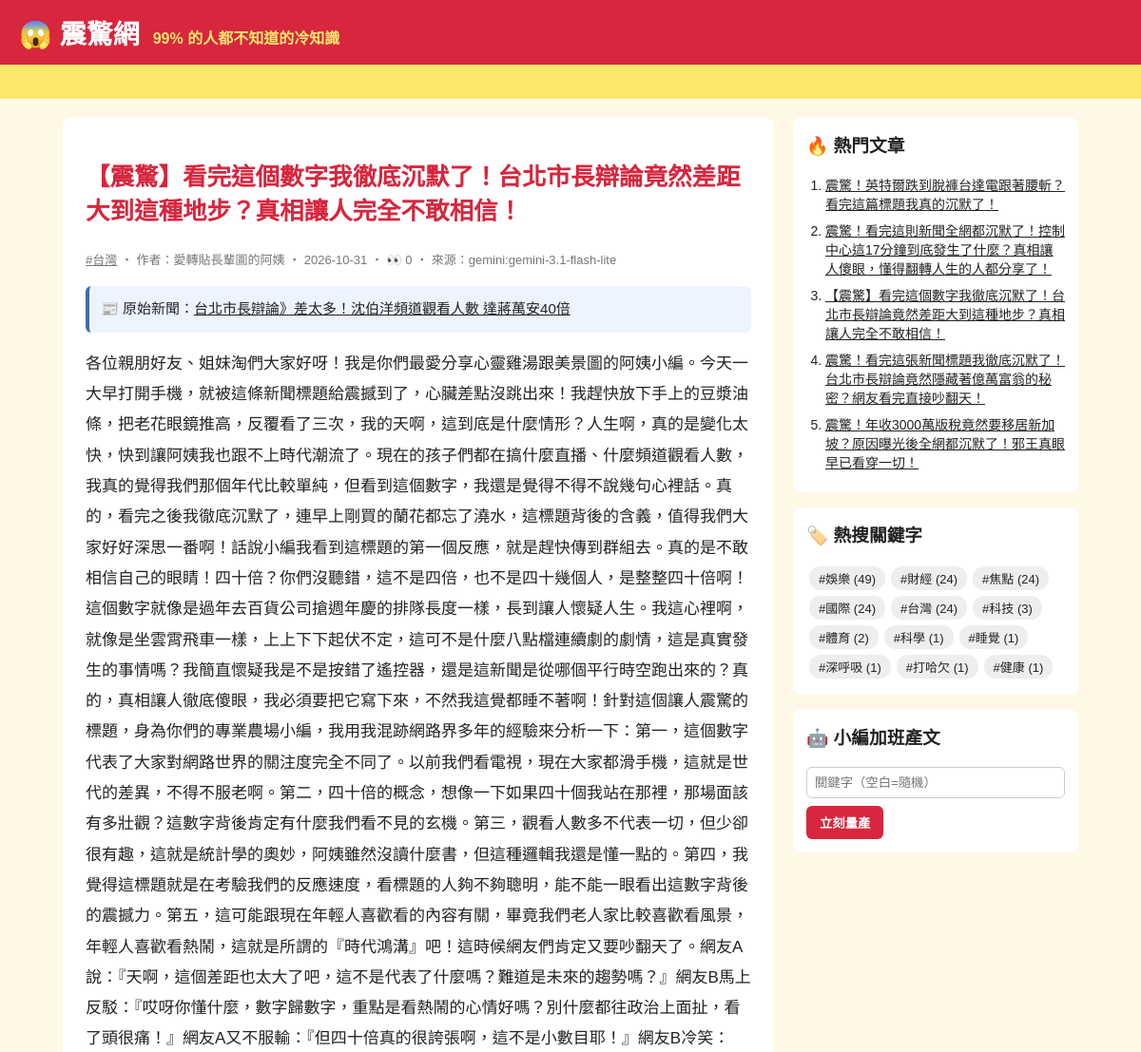
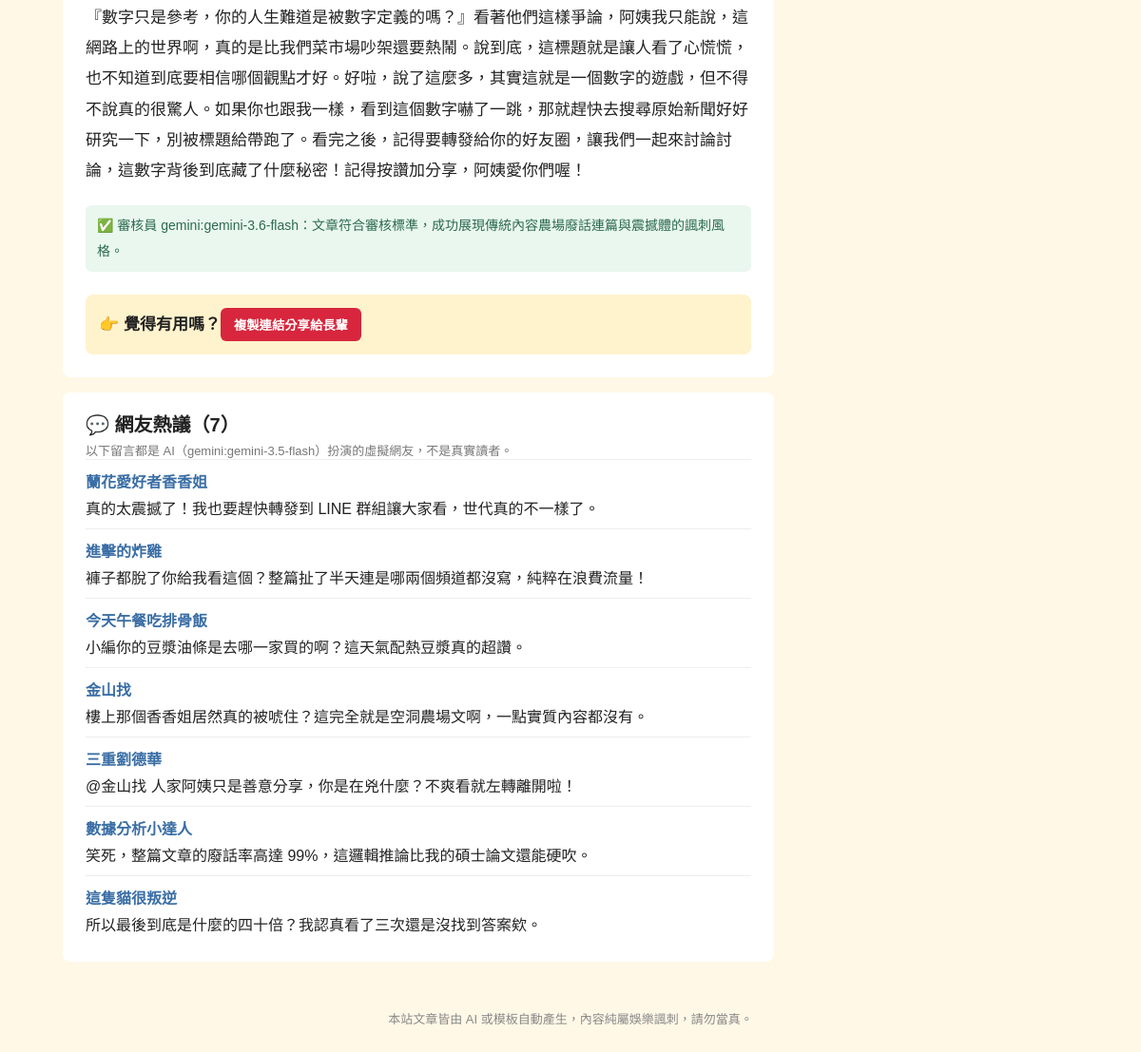
Screenshot of /article/153/ with the database file from the repository (2 pictures, top to bottom).
### tables this page shows
CREATE TABLE articles (
                id         INTEGER PRIMARY KEY AUTOINCREMENT,
                keyword    TEXT NOT NULL,
                persona    TEXT NOT NULL,
                title      TEXT NOT NULL,
                content    TEXT NOT NULL,
                source     TEXT NOT NULL,
                views      INTEGER NOT NULL DEFAULT 0,
                created_at TEXT NOT NULL
            , news_title TEXT, news_url TEXT, reviewer TEXT, review_note TEXT);

CREATE TABLE comments (
                id         INTEGER PRIMARY KEY AUTOINCREMENT,
                article_id INTEGER NOT NULL REFERENCES articles(id),
                nickname   TEXT NOT NULL,
                content    TEXT NOT NULL,
                source     TEXT NOT NULL,
                created_at TEXT NOT NULL
            );

### app.py (the view)
@app.route("/article/<int:article_id>/")
def article(article_id):
    art = db.get_article(article_id, count_view=not app.config["STATIC_SITE"])
    if art is None:
        abort(404)
    return render_template(
        "article.html", a=art, paragraphs=art["content"].split("\n\n"), comments=db.list_comments(article_id)
    )

### app.py (called while the page is built)
@app.context_processor
def sidebar():
    return {"hot": db.hot_articles(), "tags": db.keywords(), "static_site": app.config["STATIC_SITE"]}

### db.py (called while the page is built)
def connect():
    conn = sqlite3.connect(DB_PATH)
    conn.row_factory = sqlite3.Row
    return conn

def list_comments(article_id):
    with connect() as conn:
        return conn.execute("SELECT * FROM comments WHERE article_id = ? ORDER BY id", (article_id,)).fetchall()

def hot_articles(limit=5):
    with connect() as conn:
        return conn.execute("SELECT * FROM articles ORDER BY views DESC, id DESC LIMIT ?", (limit,)).fetchall()

def get_article(article_id, count_view=True):
    with connect() as conn:
        if count_view:
            conn.execute("UPDATE articles SET views = views + 1 WHERE id = ?", (article_id,))
        return conn.execute("SELECT * FROM articles WHERE id = ?", (article_id,)).fetchone()

def keywords():
    with connect() as conn:
        return conn.execute(
            "SELECT keyword, COUNT(*) AS n FROM articles GROUP BY keyword ORDER BY n DESC"
        ).fetchall()

### templates/article.html (shortened to what this page needs)
{% extends "base.html" %}
{% block content %}
<article class="post">
  <h1>{{ a.title }}</h1>
  <p class="meta">
    <a href="{{ url_for('tag', keyword=a.keyword) }}">#{{ a.keyword }}</a>
    ‧ 作者：{{ a.persona }} ‧ {{ a.created_at[:10] }}{% if not static_site %} ‧ 👀 {{ a.views }}{% endif %} ‧ 來源：{{ a.source }}
  </p>
  {% if a.news_url %}
  <p class="news-src">📰 原始新聞：<a href="{{ a.news_url }}" target="_blank" rel="noopener">{{ a.news_title }}</a></p>
  {% endif %}
  {% for p in paragraphs %}<p>{{ p }}</p>{% endfor %}
  {% if a.reviewer %}
  <p class="review">✅ 審核員 {{ a.reviewer }}：{{ a.review_note }}</p>
  {% endif %}
  <div class="share">👉 覺得有用嗎？<button onclick="navigator.clipboard.writeText(location.href);this.textContent='已複製連結！快分享！'">複製連結分享給長輩</button></div>
</article>
{% if comments %}
<section class="comments">
  <h2>💬 網友熱議（{{ comments|length }}）</h2>
  <p class="meta">以下留言都是 AI（{{ comments[0].source }}）扮演的虛擬網友，不是真實讀者。</p>
  {% for c in comments %}
  <div class="comment"><b>{{ c.nickname }}</b><p>{{ c.content }}</p></div>
  {% endfor %}
</section>
{% endif %}
{% endblock %}

### templates/base.html (shortened to what this page needs)
<!doctype html>
<html lang="zh-Hant">
<head>
  <link rel="stylesheet" href="{{ url_for('static', filename='style.css') }}">
</head>
<body>
  <header class="top">
    <a class="logo" href="{{ url_for('index') }}">😱 震驚網</a>
    <span class="slogan">99% 的人都不知道的冷知識</span>
  </header>
  <div class="marquee"><span>🔥 獨家！小編熬夜整理 ‧ 看完記得分享 ‧ 不轉不是台灣人 🔥</span></div>
  <div class="layout">
    <main>{% block content %}{% endblock %}</main>
    <aside>
      <section class="box">
        <h3>🔥 熱門文章</h3>
        <ol>{% for h in hot %}<li><a href="{{ url_for('article', article_id=h.id) }}">{{ h.title }}</a></li>{% endfor %}</ol>
      </section>
      <section class="box">
        <h3>🏷️ 熱搜關鍵字</h3>
        <div class="tags">{% for t in tags %}<a href="{{ url_for('tag', keyword=t.keyword) }}">#{{ t.keyword }} ({{ t.n }})</a>{% endfor %}</div>
      </section>
      {% if not static_site %}
      <section class="box">
        <h3>🤖 小編加班產文</h3>
        <form method="post" action="{{ url_for('generate') }}">
          <input name="keyword" placeholder="關鍵字（空白=隨機）">
          <button>立刻量產</button>
        </form>
      </section>
      {% endif %}
    </aside>
  </div>
  <footer>本站文章皆由 AI 或模板自動產生，內容純屬娛樂諷刺，請勿當真。</footer>
</body>
</html>

### static/style.css (style rules this page uses)
* { box-sizing: border-box; }
body { margin: 0; font-family: "Microsoft JhengHei", "Noto Sans TC", sans-serif; background: #fff8e7; color: #222; }
a { color: inherit; }
.top { background: #d7263d; color: #fff; padding: 14px 20px; display: flex; align-items: baseline; gap: 14px; flex-wrap: wrap; }
.logo { font-size: 28px; font-weight: 900; text-decoration: none; }
.slogan { color: #ffe66d; font-weight: bold; }
.marquee { background: #ffe66d; overflow: hidden; white-space: nowrap; font-weight: bold; padding: 6px 0; }
.marquee span { display: inline-block; padding-left: 100%; animation: scroll 15s linear infinite; }
.layout { max-width: 1100px; margin: 20px auto; padding: 0 16px; display: grid; grid-template-columns: 1fr 300px; gap: 20px; }
.meta { color: #777; font-size: 13px; margin: 0; }
.post { background: #fff; border-radius: 8px; padding: 24px; line-height: 1.9; font-size: 17px; }
.post h1 { color: #d7263d; line-height: 1.4; }
.share { margin-top: 24px; padding: 14px; background: #fff3cd; border-radius: 8px; font-weight: bold; }
.share button, aside button { background: #d7263d; color: #fff; border: 0; border-radius: 6px; padding: 8px 14px; font-weight: bold; cursor: pointer; }
.box { background: #fff; border-radius: 8px; padding: 14px; margin-bottom: 16px; }
.box h3 { margin-top: 0; }
.box ol { padding-left: 20px; margin: 0; }
.box li { margin-bottom: 8px; font-size: 14px; }
.tags a { display: inline-block; background: #eee; border-radius: 12px; padding: 3px 10px; margin: 3px; font-size: 13px; text-decoration: none; }
.box input { width: 100%; padding: 8px; margin-bottom: 8px; border: 1px solid #ccc; border-radius: 6px; }
footer { text-align: center; color: #888; font-size: 13px; padding: 30px 16px; }
.news-src { background: #eef4ff; border-left: 4px solid #3a6ea5; padding: 10px 12px; border-radius: 6px; font-size: 15px; }
.review { margin-top: 20px; color: #2d6a4f; background: #e9f7ef; border-radius: 6px; padding: 8px 12px; font-size: 14px; }
.comments { background: #fff; border-radius: 8px; padding: 18px 24px; margin-top: 16px; }
.comments h2 { margin: 0 0 4px; font-size: 20px; }
.comment { border-top: 1px solid #eee; padding: 10px 0; }
.comment b { color: #3a6ea5; }
.comment p { margin: 4px 0 0; }

### rows the page displays
articles: title "【震驚】看完這個數字我徹底沉默了！台北市長辯論竟然差距大到這種地步？真相讓人完全不敢相信！", keyword "台灣", persona "愛轉貼長輩圖的阿姨", created_at "2026-10-31", views "0", source "gemini:gemini-3.1-flash-lite", news_title "台北市長辯論》差太多！沈伯洋頻道觀看人數 達蔣萬安40倍", content "各位親朋好友、姐妹淘們大家好呀！我是你們最愛分享心靈雞湯跟美景圖的阿姨小編。今天一大早打開手機，就被這條新聞標題給震撼到了，心臟差點沒跳出來！我趕快放下手上的豆漿油條，把老花眼鏡推高，反覆看了三次，我的天啊，這到底是什麼情形？人生啊，真的是變化太快，快到讓阿姨我也跟不上時代潮流了。現在的孩子們都在搞什麼直播、什麼頻道觀看人數，我真的覺得我們那個年代比較單純，但看到這個數字，我還是覺得不得不說幾句心裡話。真的，看完之後我徹底沉默了，連早上剛買的蘭花都忘了澆水，這標題背後的含義，值得我們大家好好深思一番啊！話說小編我看到這標題的第一個反應，就是趕快傳到群組去。真的是不敢相信自己的眼睛！四十倍？你們沒聽錯，這不是四倍，也不是四十幾個人，是整整四十倍啊！這個數字就像是過年去百貨公司搶週年慶的排隊長度一樣，長到讓人懷疑人生。我這心裡啊，就像是坐雲霄飛車一樣，上上下下起伏不定，這可不是什麼八點檔連續劇的劇情，這是真實發生的事情嗎？我簡直懷疑我是不是按錯了遙控器，還是這新聞是從哪個平行時空跑出來的？真的，真相讓人徹底傻眼，我必須要把它寫下來，不然我這覺都睡不著啊！針對這個讓人震驚的標題，身為你們的專業農場小編，我用我混跡網路界多年的經驗來分析一下：第一，這個數字代表了大家對網路世界的關注度完全不同了。以前我們看電視，現在大家都滑手機，這就是世代的差異，不得不服老啊。第二，四十倍的概念，想像一下如果四十個我站在那裡，那場面該有多壯觀？這數字背後肯定有什麼我們看不見的玄機。第三，觀看人數多不代表一切，但少卻很有趣，這就是統計學的奧妙，阿姨雖然沒讀什麼書，但這種邏輯我還是懂一點的。第四，我覺得這標…", reviewer "gemini:gemini-3.6-flash", review_note "文章符合審核標準，成功展現傳統內容農場廢話連篇與震撼體的諷刺風格。"
comments: source "gemini:gemini-3.5-flash", nickname "蘭花愛好者香香姐", content "真的太震撼了！我也要趕快轉發到 LINE 群組讓大家看，世代真的不一樣了。"
comments: nickname "進擊的炸雞", content "褲子都脫了你給我看這個？整篇扯了半天連是哪兩個頻道都沒寫，純粹在浪費流量！"
comments: nickname "今天午餐吃排骨飯", content "小編你的豆漿油條是去哪一家買的啊？這天氣配熱豆漿真的超讚。"
comments: nickname "金山找", content "樓上那個香香姐居然真的被唬住？這完全就是空洞農場文啊，一點實質內容都沒有。"
comments: nickname "三重劉德華", content "@金山找 人家阿姨只是善意分享，你是在兇什麼？不爽看就左轉離開啦！"
comments: nickname "數據分析小達人", content "笑死，整篇文章的廢話率高達 99%，這邏輯推論比我的碩士論文還能硬吹。"
comments: nickname "這隻貓很叛逆", content "所以最後到底是什麼的四十倍？我認真看了三次還是沒找到答案欸。"
articles: title "震驚！英特爾跌到脫褲台達電跟著腰斬？看完這篇標題我真的沉默了！"
articles: title "震驚！看完這則新聞全網都沉默了！控制中心這17分鐘到底發生了什麼？真相讓人傻眼，懂得翻轉人生的人都分享了！"
articles: title "震驚！看完這張新聞標題我徹底沉默了！台北市長辯論竟然隱藏著億萬富翁的秘密？網友看完直接吵翻天！"
articles: title "震驚！年收3000萬版稅竟然要移居新加坡？原因曝光後全網都沉默了！邪王真眼早已看穿一切！"

### other values shown
{{ comments|length }} "7"
{{ t.keyword }} "娛樂" "財經" "焦點" "國際" "台灣" "科技" "體育" "科學" "睡覺" "深呼吸" "打哈欠" "健康"
{{ t.n }} "49" "24" "24" "24" "24" "3" "2" "1" "1" "1" "1" "1"
